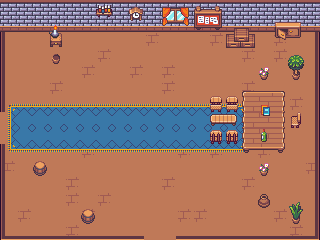

Below is a game level as drawn by its tile map, then a one-line description and the .tmx file that defines it, in full:
An orthogonal 20x15 tile map with 16x16 px tiles, 4 tile layers (Desen Katmanı 1, Desen Katmanı 3, Desen Katmanı 2, Desen Katmanı 4).

<map version="1.10" tiledversion="1.12.1" orientation="orthogonal" renderorder="right-down" width="20" height="15" tilewidth="16" tileheight="16" infinite="0" nextlayerid="5" nextobjectid="1">
 <tileset firstgid="1" source="interior_tiles.tsx" />
 <layer id="1" name="Desen Katmanı 1" width="20" height="15">
  <data encoding="csv">
97,97,97,97,97,97,97,97,97,97,97,97,97,97,97,97,97,97,97,97,
145,145,145,145,145,145,145,145,145,145,145,145,145,145,145,145,145,145,145,145,
289,289,289,289,289,289,289,289,289,290,289,289,289,290,289,289,289,290,289,289,
289,289,289,289,289,289,290,289,289,289,289,289,289,289,289,290,289,290,289,289,
289,289,289,289,289,290,289,289,290,289,290,289,289,289,289,289,289,289,289,289,
289,289,289,290,289,289,289,289,289,289,290,289,289,289,289,290,289,289,289,289,
289,289,289,289,289,289,289,289,289,289,289,289,289,289,289,289,289,289,290,289,
289,290,289,289,289,289,289,289,289,289,289,289,289,289,289,289,289,289,289,289,
289,289,289,290,289,289,289,289,289,290,289,289,289,289,289,289,289,289,289,289,
289,289,289,289,289,290,289,289,289,289,289,290,289,290,289,289,290,289,289,289,
290,289,289,289,289,289,289,289,289,289,289,289,289,289,289,289,289,289,289,290,
289,289,289,289,290,289,289,289,289,289,290,289,289,289,289,290,289,289,289,289,
289,289,289,289,290,289,290,289,289,289,289,289,289,289,289,289,289,289,289,289,
289,290,289,289,289,290,289,289,289,289,289,290,290,289,289,289,289,290,289,289,
289,289,289,289,290,289,289,289,289,289,289,289,289,289,289,289,289,289,290,289
</data>
 </layer>
 <layer id="3" name="Desen Katmanı 3" width="20" height="15">
  <data encoding="csv">
0,0,0,0,0,0,0,0,655,0,15,16,555,556,0,0,0,0,0,0,
0,0,0,0,0,0,0,0,703,0,63,64,603,604,22,23,0,459,460,0,
0,0,0,0,0,0,0,0,0,0,0,0,0,0,70,71,0,507,508,0,
0,0,0,0,0,0,0,0,0,0,0,0,0,0,0,0,0,0,0,0,
0,0,0,0,0,0,0,0,0,0,0,0,0,0,0,0,0,0,0,0,
0,0,0,0,0,0,0,0,0,0,0,0,0,0,0,0,0,0,0,0,
161,162,162,162,162,162,162,162,162,162,162,162,162,162,162,163,0,0,0,0,
209,210,210,210,210,210,210,210,210,210,210,210,210,210,210,211,0,0,0,0,
209,210,210,210,210,210,210,210,210,210,210,210,210,210,210,211,0,0,0,0,
257,258,258,258,258,258,258,258,258,258,258,258,258,258,258,259,0,0,0,0,
0,0,738,0,0,0,0,0,0,0,0,0,0,0,0,0,0,0,0,0,
0,0,0,0,0,0,0,0,0,0,0,0,0,0,0,0,0,0,0,0,
0,0,0,0,0,0,0,0,0,0,0,0,0,0,0,0,0,0,0,0,
0,0,0,0,0,738,0,0,0,0,0,0,0,0,0,0,0,0,0,0,
0,0,0,0,0,0,0,0,0,0,0,0,0,0,0,0,0,0,0,0
</data>
 </layer>
 <layer id="2" name="Desen Katmanı 2" width="20" height="15">
  <data encoding="csv">
0,0,0,0,0,0,494,0,0,0,109,110,0,0,0,0,0,0,0,0,
0,0,0,688,0,0,542,0,0,0,157,158,0,0,0,0,0,0,0,0,
629,0,0,736,0,0,0,0,0,0,0,0,0,0,0,0,0,0,0,625,
629,0,0,737,0,0,0,0,0,0,0,0,0,0,0,0,0,0,545,625,
629,0,0,0,0,0,0,0,0,0,0,0,0,0,0,0,451,0,593,625,
629,0,0,0,0,0,0,0,0,0,0,0,0,0,0,205,206,207,0,625,
629,0,0,0,0,0,0,0,0,0,0,0,0,352,352,253,254,255,0,625,
0,0,0,0,0,0,0,0,0,0,0,0,0,639,640,253,254,255,400,625,
0,0,0,0,0,0,0,0,0,0,0,0,0,448,448,253,254,255,0,625,
629,0,0,0,0,0,0,0,0,0,0,0,0,0,0,301,302,303,0,625,
629,0,0,0,0,0,0,0,0,0,0,0,0,0,0,0,451,0,0,625,
629,0,0,0,0,0,0,0,0,0,0,0,0,0,0,0,0,0,0,625,
629,0,0,0,0,0,0,0,0,0,0,0,0,0,0,0,644,0,641,625,
629,0,0,0,0,0,0,0,0,0,0,0,0,0,0,0,0,0,689,625,
580,531,531,531,531,531,531,531,531,0,0,531,531,531,531,531,531,531,531,578
</data>
 </layer>
 <layer id="4" name="Desen Katmanı 4" width="20" height="15">
  <data encoding="csv">
0,0,0,0,0,0,0,0,0,0,0,0,0,0,0,0,0,0,0,0,
0,0,0,0,0,0,0,0,0,0,0,0,0,0,0,0,0,0,0,0,
0,0,0,0,0,0,0,0,0,0,0,0,0,0,0,0,0,0,0,0,
0,0,0,0,0,0,0,0,0,0,0,0,0,0,0,0,0,0,0,0,
0,0,0,0,0,0,0,0,0,0,0,0,0,0,0,0,0,0,0,0,
0,0,0,0,0,0,0,0,0,0,0,0,0,0,0,0,0,0,0,0,
0,0,0,0,0,0,0,0,0,0,0,0,0,0,0,0,118,0,0,0,
0,0,0,0,0,0,0,0,0,0,0,0,0,0,0,0,166,0,0,0,
0,0,0,0,0,0,0,0,0,0,0,0,0,0,0,0,165,0,0,0,
0,0,0,0,0,0,0,0,0,0,0,0,0,0,0,0,0,0,0,0,
0,0,0,0,0,0,0,0,0,0,0,0,0,0,0,0,0,0,0,0,
0,0,0,0,0,0,0,0,0,0,0,0,0,0,0,0,0,0,0,0,
0,0,0,0,0,0,0,0,0,0,0,0,0,0,0,0,0,0,0,0,
0,0,0,0,0,0,0,0,0,0,0,0,0,0,0,0,0,0,0,0,
0,0,0,0,0,0,0,0,0,0,0,0,0,0,0,0,0,0,0,0
</data>
 </layer>
</map>
